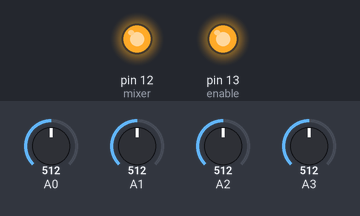
The sketch below on a simulated Arduino Uno, built with avr-gcc and run on an emulated ATmega328P. On the bench: output pins drawn as LEDs (lit = HIGH). The test bench sets the inputs (shaded band); at power-on: A0 = 512, A1 = 512, A2 = 512, A3 = 512. What the sketch prints to the serial monitor is not drawn.

Above: at 0.1 s.
Timing chart, 0 to 1.6 s (numbered marks = the images above):
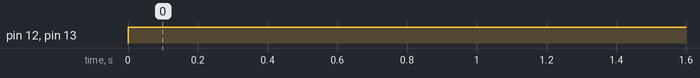

The sketch:

main.ino
```cpp
#include <ArduinoJson.h>

#define enable 13
#define mixer 12

bool active = false;
long timer;

void setup(){
  pinMode(enable, OUTPUT);
  pinMode(mixer, OUTPUT);
  Serial.begin(115200);
  Serial.println("Script Begins!");
}

void loop(void){
  if(check_filters() && !active){
    timer = millis();
    active = true;
    digitalWrite(enable,active);
    digitalWrite(mixer,active);
    send_command(true);
  }
  if(active && (millis()-timer >= 10000) && !check_filters()){
    active = false;
    digitalWrite(enable,active);
    digitalWrite(mixer,active);
    send_command(false);
  }
}

bool check_filters(){
  int filtro850_1 = analogRead(A0);
  int filtro850_2 = analogRead(A1);
  int filtro1900_1 = analogRead(A2);
  int filtro1900_2 = analogRead(A3);

  int check_850 = filtro850_1-filtro850_2;
  int check_1900 = (filtro1900_1*2)-(filtro1900_2/2);

  if( check_850 <= 35 && check_850 >= (-50)){
    return true;
  }
  else if(check_1900 <= 530 && check_1900 >= 486){
    return true;
  }
  else{
    return false;
  }
}

void send_command(bool inp){
  String out;
  StaticJsonBuffer<200> jsonBuffer;
  JsonObject& root = jsonBuffer.createObject();
  root["command"] = "detector";
  root["active"] = inp;
  root.printTo(out);
  Serial.println(out);
}
```

Measured:
- by itself, pin 12 (mixer), pin 13 (enable): LOW → HIGH at 0.00 s
